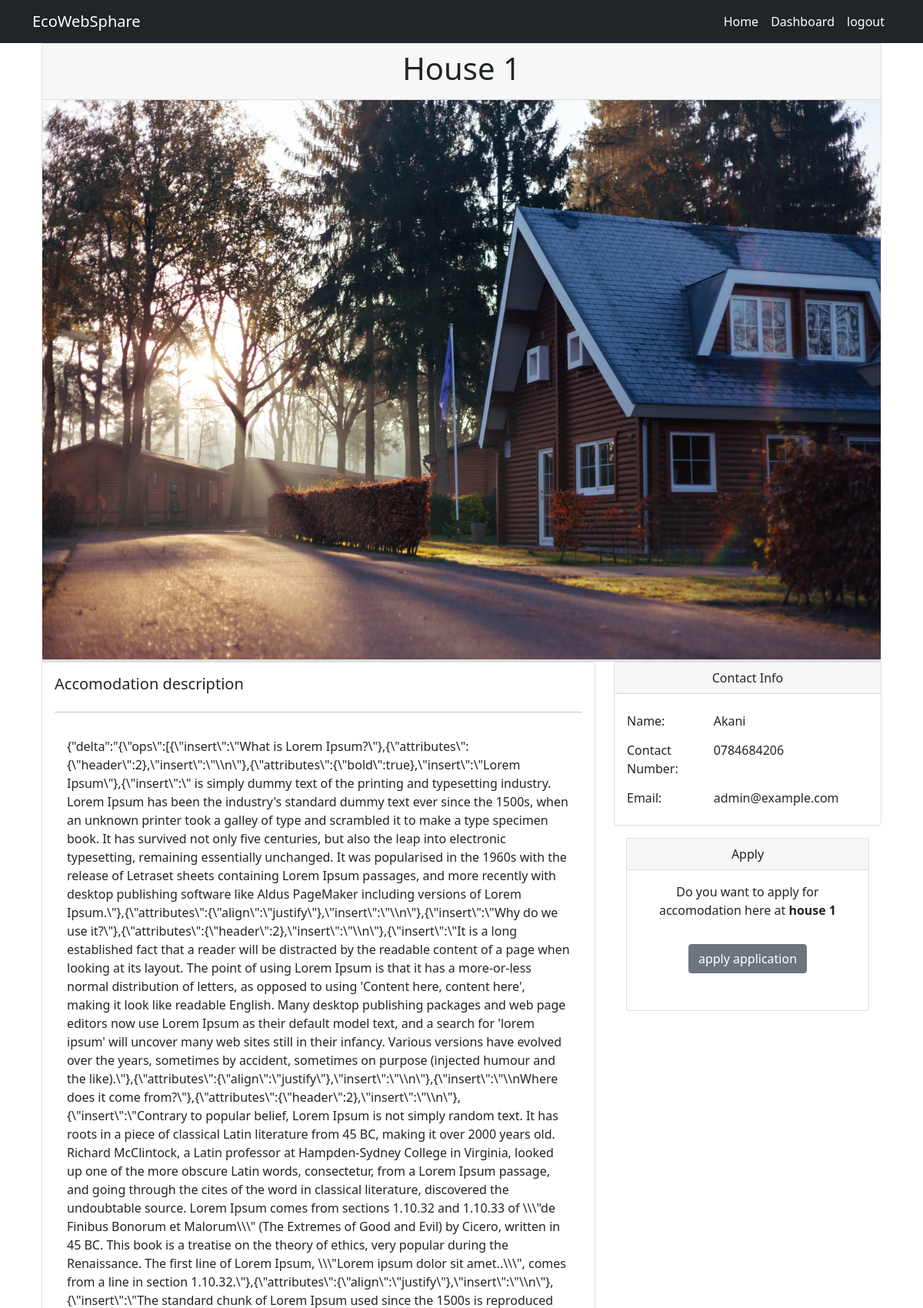
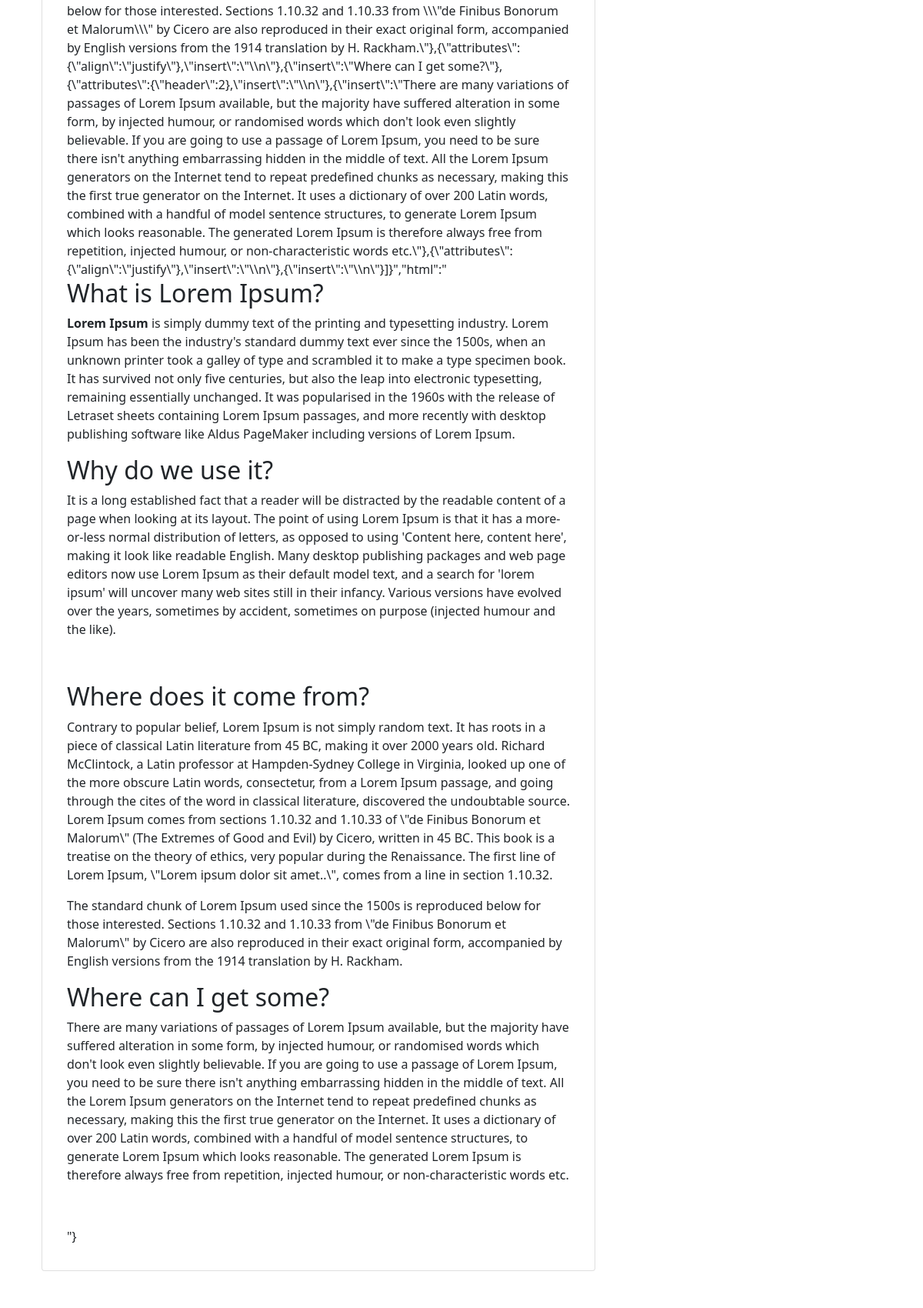
Screenshot of /accomodation/1/ (signed in, upper part) with the database file from the repository (2 pictures, top to bottom).
### accomodations/models.py (models this page shows, shortened)
class Accomodation(models.Model):
    owner = models.ForeignKey(settings.AUTH_USER_MODEL,on_delete=models.CASCADE, related_name="owner")
    title = models.CharField(max_length=255, unique=True)
    address = models.OneToOneField(Address, on_delete=models.CASCADE)
    likes = models.ManyToManyField(settings.AUTH_USER_MODEL, blank=True, related_name='accomodation_likes')
    image_1 = models.ImageField(upload_to='images')
    image_2 = models.ImageField(upload_to='images', null=True, blank=True)
    image_3 = models.ImageField(upload_to='images', null=True, blank=True)
    image_4 = models.ImageField(upload_to='images', null=True, blank=True)
    image_5 = models.ImageField(upload_to='images', null=True, blank=True)
    description = models.TextField()
    applied = models.ManyToManyField(settings.AUTH_USER_MODEL,default=None, blank=True, related_name="applied")
    date_added = models.DateTimeField(auto_now_add=True)

### accounts/models.py (models this page shows, shortened)
class User(AbstractBaseUser):
    username = models.CharField(max_length=150)
    email = models.EmailField(verbose_name='email address',max_length=255,unique=True,)
    is_admin = models.BooleanField(default=False)
    is_active = models.BooleanField(default=True)
    date_joined = models.DateTimeField(auto_now_add=True)
    objects = MyUserManager()
    USERNAME_FIELD = 'email'
    REQUIRED_FIELDS = ['username']

class Profile(models.Model):
    class USER_TYPES(models.TextChoices):
        STUDENT = "STUDENT", "STUDENT"
        LANDLORD = "LANDLORD", "LANDLORD"
    class GENDER_TYPES(models.TextChoices):
        MALE = 'MALE', ('MALE')
        FEMALE = 'FEMALE',('FEMALE')
    user = models.OneToOneField(settings.AUTH_USER_MODEL, on_delete=models.CASCADE, related_name="profile")
    first_name = models.CharField(max_length=100,blank=True, null=True)
    last_name = models.CharField(max_length=100,blank=True, null=True)
    user_type  = models.CharField(max_length=8,choices=USER_TYPES.choices,default=USER_TYPES.STUDENT)
    gender  = models.CharField(max_length=6,choices=GENDER_TYPES.choices,default=GENDER_TYPES.MALE)
    ID_number = models.CharField("ID number",max_length=13,blank=True, null=True)
    phone_number = models.CharField("Contact Number: ", max_length=10,blank=True, null=True)
    date_of_birth = models.DateField('Date of Birth: ', blank=True, null=True)
    def is_student(self):
        return (self.user_type == 'STUDENT')
    def is_landlord(self):
        return (self.user_type == 'LANDLORD')
    class  Meta:
        verbose_name = 'Profile'
        verbose_name_plural  =  "Profiles"
        ordering = ("last_name", "first_name")

### accomodations/views.py (the view)
# urls.py: path('accomodation/<int:pk>/', AccomodationDetail.as_view(), name='accomodation-detail'),
class AccomodationDetail(DetailView):
    model = Accomodation
    template_name = 'accommodation-detail.html'

### templates/accommodation-detail.html (shortened to what this page needs)
{% extends 'base.html' %}
{% block content %}
<div class="container">
    <div class="card h-50">
        <div class="card-header">
            <div class="col-12 text-center text-capitalize">
                <h1>
                    {{accomodation.title}}
                </h1>
            </div>
        </div>
        <img class="h-50" style="image-resolution: 100%;" src="{{ accomodation.image_1.url}}" class="card-img" alt="...">
    </div>
   <div class="card">
   </div>
   <div class="row">
       <div class="col-sm-12 col-md-12 col-lg-8">
       <div class="card p-3 mb-5">
           <h5>
               Accomodation description
           </h5>
           <hr>
           <div class="card-body">
            {{ accomodation.description | safe }}
           </div>
       </div>
       </div>
       <div class="col-sm-12 col-md-12 col-lg-4">
           <div class="card mb-3 ">
               <div class="card-header text-center">
                   Contact Info
               </div>
               <div class="card-body">
                   <div class="row">
                       <div class="col-12">
                        <div class="block flex justify-content-between">
                            <div>
                                <form>
                                    <div class="form-group row">
                                        <label for="name-title" class="col-sm-4 col-form-label">Name: </label>
                                        <label for="name" class="col-form-label col-sm-8">
                                            {{accomodation.owner.profile.first_name}}
                                        </label>
                                        <label for="name-title" class="col-sm-4 col-form-label">Contact Number: </label>
                                        <label for="name" class="col-form-label col-sm-8">
                                            {{accomodation.owner.profile.phone_number}}
                                        </label>
                                        <label for="name-title" class="col-sm-4 col-form-label">Email: </label>
                                        <label for="name" class="col-form-label col-sm-8">
                                            {{accomodation.owner.email}}
                                        </label>
                                      </div>
                                </form>
                            </div>
                          </div>
                       </div>
                   </div>
               </div>
           </div>
           {% if request.user.profile.is_student %}
        <div class="card  text-center m-3">
            <div class="card-header">
                Apply
            </div>
            <div class="card-body  text-center">
                <p>
                    Do you want to apply for accomodation here at <strong>{{accomodation.title}}</strong>
                </p>
                <div class="">
                    <p>
                            <a class="btn btn-secondary m-3" href="{% url 'dashboard' %}">apply application</a>
                    </p>
                </div>
            </div>
        </div>
        {% endif %}
       </div>
   </div>
</div>
    {% endblock content %}

### rows the page displays
Accomodation: title "House 1", image_1 (picture), description "{\"delta\":\"{\\\"ops\\\":[{\\\"insert\\\":\\\"What is Lorem Ipsum?\\\"},{\\\"attributes\\\":{\\\"header\\\":2},\\\"insert\\\":\\\"\\\\n\\\"},{\\\"attributes\\\":{\\\"bold\\\":true},\\\"insert\\\":\\\"Lorem Ipsum\\\"},{\\\"insert\\\":\\\" is simply dummy text of the printing and typesetting industry. Lorem Ipsum has been the industry's standard dummy text ever since the 1500s, when an unknown printer took a galley of type and scrambled it to make a type specimen book. It has survived not only five centuries, but also the leap into electronic typesetting, remaining essentially unchanged. It was popularised in the 1960s with the release of Letraset sheets containing Lorem Ipsum passages, and more recently with desktop publishing software like…", owner.profile.first_name "Akani", owner.profile.phone_number "0784684206", owner.email "admin@example.com", title "house 1"
